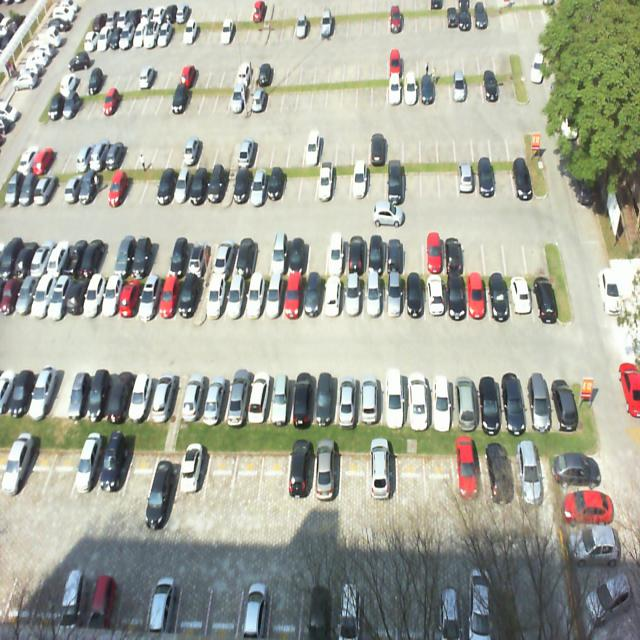
#> input picture Phase3/dataset/test/images/2012-09-17_14_29_11_jpg.rf.a132e639e63da7002e005e7008fb85af.jpg, 640 x 640 px; its folder holds only this picture in this run
$ python augmentation.py
#> lines starting #> are read from the running program, lines starting #| are printed output that depends on the picture
import os
import cv2
import numpy as np

def apply_offline_augmentations(dataset_dir, split):
#> called with dataset_dir = 'dataset', split = 'test'
    print("[2/3] Starting offline data augmentations...")
    train_img_folder = os.path.join(dataset_dir, split, "images")
    train_label_folder = os.path.join(dataset_dir, split, "labels")

    if not os.path.exists(train_img_folder):
        return

    augmented_count = 0
    for file in os.listdir(train_img_folder):
        if file.lower().endswith(('.jpeg','.jpg','.png')) and not ("_bright" in file or "_noise" in file):
            img_path = os.path.join(train_img_folder, file)
            base_name = os.path.splitext(file)[0]
            label_path = os.path.join(train_label_folder, f"{base_name}.txt")

            img=cv2.imread(img_path)
#> img is the input picture: shape (640, 640, 3); mean B, G, R 155.6, 168.4, 166.3
            if img is None:
                continue


            noise = np.random.normal(0,10,img.shape).astype(np.uint8)
            noisy_img = cv2.add(img, noise)
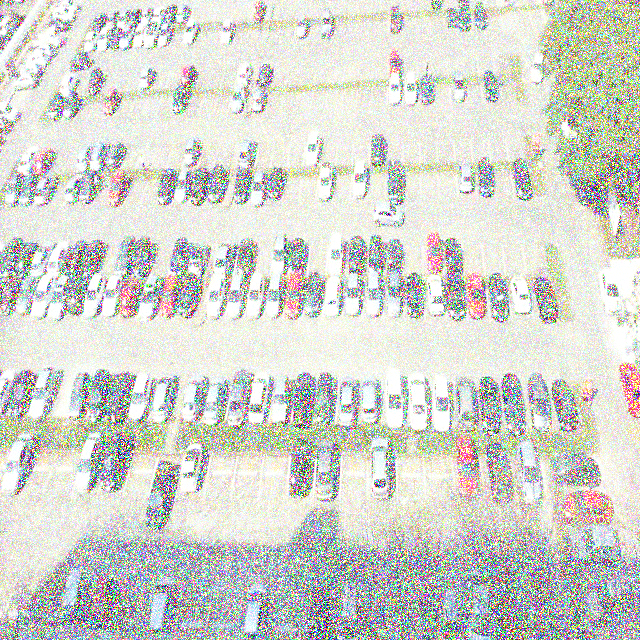
#> noisy_img: shape (640, 640, 3); mean B, G, R 205.1, 211.9, 210.7
            cv2.imwrite(os.path.join(train_img_folder, f"{base_name}_noise.jpg"), noisy_img)

            if os.path.exists(label_path):
                with open(label_path, 'r') as f:
                    label_content = f.read()
                with open(os.path.join(train_label_folder, f"{base_name}_noise.txt"), 'w') as f:
                    f.write(label_content)

            augmented_count += 2

    print(f"Generated {augmented_count} augmented training samples with labels. \n")

if __name__ == "__main__":
    for i in ["test", "train" ,"valid"]:
        apply_offline_augmentations("dataset", i)
